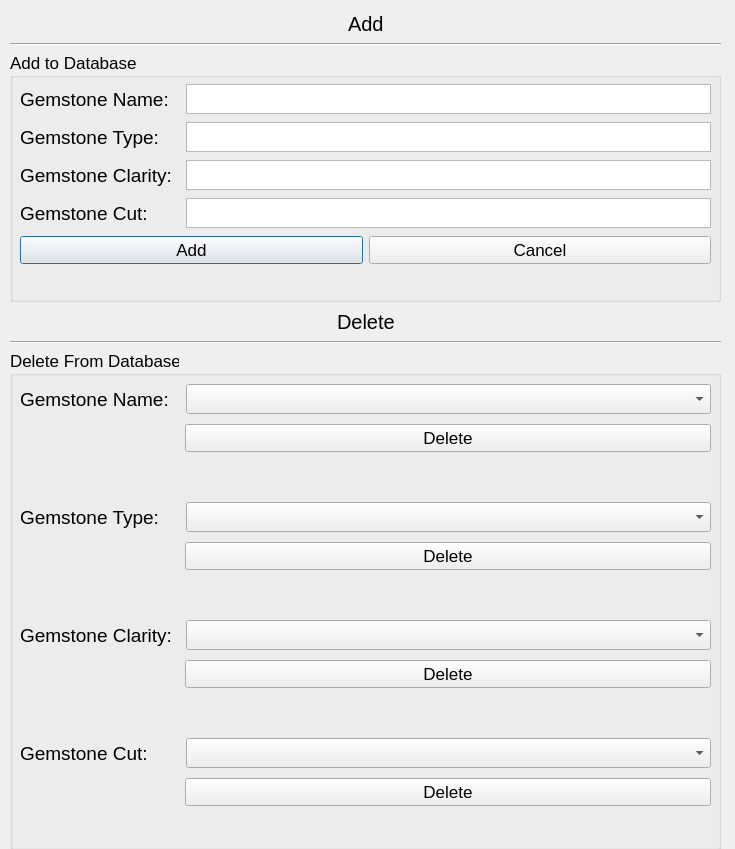
<?xml version="1.0" encoding="UTF-8"?>
<ui version="4.0">
 <class>Dialog</class>
 <widget class="QDialog" name="Dialog">
  <property name="geometry">
   <rect>
    <x>0</x>
    <y>0</y>
    <width>735</width>
    <height>849</height>
   </rect>
  </property>
  <property name="windowTitle">
   <string>Manage Gemstones</string>
  </property>
  <widget class="QWidget" name="verticalLayoutWidget_3">
   <property name="geometry">
    <rect>
     <x>10</x>
     <y>10</y>
     <width>711</width>
     <height>840</height>
    </rect>
   </property>
   <layout class="QVBoxLayout" name="verticalLayout_3">
    <item>
     <layout class="QHBoxLayout" name="horizontalLayout_10">
      <item>
       <spacer name="horizontalSpacer_9">
        <property name="orientation">
         <enum>Qt::Horizontal</enum>
        </property>
        <property name="sizeHint" stdset="0">
         <size>
          <width>40</width>
          <height>20</height>
         </size>
        </property>
       </spacer>
      </item>
      <item>
       <widget class="QLabel" name="label_9">
        <property name="font">
         <font>
          <pointsize>15</pointsize>
         </font>
        </property>
        <property name="text">
         <string>Add</string>
        </property>
       </widget>
      </item>
      <item>
       <spacer name="horizontalSpacer_10">
        <property name="orientation">
         <enum>Qt::Horizontal</enum>
        </property>
        <property name="sizeHint" stdset="0">
         <size>
          <width>40</width>
          <height>20</height>
         </size>
        </property>
       </spacer>
      </item>
     </layout>
    </item>
    <item>
     <widget class="Line" name="line">
      <property name="orientation">
       <enum>Qt::Horizontal</enum>
      </property>
     </widget>
    </item>
    <item>
     <widget class="QGroupBox" name="groupBox">
      <property name="sizePolicy">
       <sizepolicy hsizetype="Preferred" vsizetype="Fixed">
        <horstretch>0</horstretch>
        <verstretch>0</verstretch>
       </sizepolicy>
      </property>
      <property name="minimumSize">
       <size>
        <width>0</width>
        <height>250</height>
       </size>
      </property>
      <property name="maximumSize">
       <size>
        <width>16777215</width>
        <height>250</height>
       </size>
      </property>
      <property name="font">
       <font>
        <pointsize>13</pointsize>
       </font>
      </property>
      <property name="title">
       <string>Add to Database</string>
      </property>
      <widget class="QWidget" name="verticalLayoutWidget">
       <property name="geometry">
        <rect>
         <x>10</x>
         <y>30</y>
         <width>691</width>
         <height>185</height>
        </rect>
       </property>
       <layout class="QVBoxLayout" name="verticalLayout">
        <item>
         <layout class="QHBoxLayout" name="horizontalLayout">
          <item>
           <widget class="QLabel" name="gemstone_name_label">
            <property name="minimumSize">
             <size>
              <width>160</width>
              <height>0</height>
             </size>
            </property>
            <property name="maximumSize">
             <size>
              <width>160</width>
              <height>16777215</height>
             </size>
            </property>
            <property name="font">
             <font>
              <pointsize>14</pointsize>
             </font>
            </property>
            <property name="text">
             <string>Gemstone Name:</string>
            </property>
           </widget>
          </item>
          <item>
           <widget class="QPlainTextEdit" name="name_pt_edit">
            <property name="sizePolicy">
             <sizepolicy hsizetype="Expanding" vsizetype="Fixed">
              <horstretch>0</horstretch>
              <verstretch>30</verstretch>
             </sizepolicy>
            </property>
            <property name="minimumSize">
             <size>
              <width>0</width>
              <height>30</height>
             </size>
            </property>
            <property name="maximumSize">
             <size>
              <width>16777215</width>
              <height>30</height>
             </size>
            </property>
            <property name="verticalScrollBarPolicy">
             <enum>Qt::ScrollBarAlwaysOff</enum>
            </property>
            <property name="horizontalScrollBarPolicy">
             <enum>Qt::ScrollBarAlwaysOff</enum>
            </property>
           </widget>
          </item>
         </layout>
        </item>
        <item>
         <layout class="QHBoxLayout" name="horizontalLayout_3">
          <item>
           <widget class="QLabel" name="gemstone_type_label">
            <property name="minimumSize">
             <size>
              <width>160</width>
              <height>0</height>
             </size>
            </property>
            <property name="maximumSize">
             <size>
              <width>160</width>
              <height>16777215</height>
             </size>
            </property>
            <property name="font">
             <font>
              <pointsize>14</pointsize>
             </font>
            </property>
            <property name="text">
             <string>Gemstone Type:</string>
            </property>
           </widget>
          </item>
          <item>
           <widget class="QPlainTextEdit" name="type_pt_edit">
            <property name="sizePolicy">
             <sizepolicy hsizetype="Expanding" vsizetype="Fixed">
              <horstretch>0</horstretch>
              <verstretch>0</verstretch>
             </sizepolicy>
            </property>
            <property name="minimumSize">
             <size>
              <width>0</width>
              <height>30</height>
             </size>
            </property>
            <property name="maximumSize">
             <size>
              <width>16777215</width>
              <height>30</height>
             </size>
            </property>
            <property name="verticalScrollBarPolicy">
             <enum>Qt::ScrollBarAlwaysOff</enum>
            </property>
            <property name="horizontalScrollBarPolicy">
             <enum>Qt::ScrollBarAlwaysOff</enum>
            </property>
           </widget>
          </item>
         </layout>
        </item>
        <item>
         <layout class="QHBoxLayout" name="horizontalLayout_4">
          <item>
           <widget class="QLabel" name="gemstone_clarity_label">
            <property name="minimumSize">
             <size>
              <width>160</width>
              <height>0</height>
             </size>
            </property>
            <property name="maximumSize">
             <size>
              <width>160</width>
              <height>16777215</height>
             </size>
            </property>
            <property name="font">
             <font>
              <pointsize>14</pointsize>
             </font>
            </property>
            <property name="text">
             <string>Gemstone Clarity:</string>
            </property>
           </widget>
          </item>
          <item>
           <widget class="QPlainTextEdit" name="clarity_pt_edit">
            <property name="sizePolicy">
             <sizepolicy hsizetype="Expanding" vsizetype="Fixed">
              <horstretch>0</horstretch>
              <verstretch>0</verstretch>
             </sizepolicy>
            </property>
            <property name="minimumSize">
             <size>
              <width>0</width>
              <height>30</height>
             </size>
            </property>
            <property name="maximumSize">
             <size>
              <width>16777215</width>
              <height>30</height>
             </size>
            </property>
            <property name="verticalScrollBarPolicy">
             <enum>Qt::ScrollBarAlwaysOff</enum>
            </property>
            <property name="horizontalScrollBarPolicy">
             <enum>Qt::ScrollBarAlwaysOff</enum>
            </property>
           </widget>
          </item>
         </layout>
        </item>
        <item>
         <layout class="QHBoxLayout" name="horizontalLayout_5">
          <item>
           <widget class="QLabel" name="gemstone_cut_label">
            <property name="minimumSize">
             <size>
              <width>160</width>
              <height>0</height>
             </size>
            </property>
            <property name="maximumSize">
             <size>
              <width>160</width>
              <height>16777215</height>
             </size>
            </property>
            <property name="font">
             <font>
              <pointsize>14</pointsize>
             </font>
            </property>
            <property name="text">
             <string>Gemstone Cut:</string>
            </property>
           </widget>
          </item>
          <item>
           <widget class="QPlainTextEdit" name="cut_pt_edit">
            <property name="sizePolicy">
             <sizepolicy hsizetype="Expanding" vsizetype="Fixed">
              <horstretch>0</horstretch>
              <verstretch>0</verstretch>
             </sizepolicy>
            </property>
            <property name="minimumSize">
             <size>
              <width>0</width>
              <height>30</height>
             </size>
            </property>
            <property name="maximumSize">
             <size>
              <width>16777215</width>
              <height>30</height>
             </size>
            </property>
            <property name="verticalScrollBarPolicy">
             <enum>Qt::ScrollBarAlwaysOff</enum>
            </property>
            <property name="horizontalScrollBarPolicy">
             <enum>Qt::ScrollBarAlwaysOff</enum>
            </property>
           </widget>
          </item>
         </layout>
        </item>
        <item>
         <layout class="QHBoxLayout" name="horizontalLayout_2">
          <item>
           <widget class="QPushButton" name="add_button">
            <property name="font">
             <font>
              <pointsize>13</pointsize>
             </font>
            </property>
            <property name="text">
             <string>Add</string>
            </property>
           </widget>
          </item>
          <item>
           <widget class="QPushButton" name="cancel_button">
            <property name="font">
             <font>
              <pointsize>13</pointsize>
             </font>
            </property>
            <property name="text">
             <string>Cancel</string>
            </property>
           </widget>
          </item>
         </layout>
        </item>
       </layout>
      </widget>
     </widget>
    </item>
    <item>
     <layout class="QHBoxLayout" name="horizontalLayout_11">
      <item>
       <spacer name="horizontalSpacer_11">
        <property name="orientation">
         <enum>Qt::Horizontal</enum>
        </property>
        <property name="sizeHint" stdset="0">
         <size>
          <width>40</width>
          <height>20</height>
         </size>
        </property>
       </spacer>
      </item>
      <item>
       <widget class="QLabel" name="label_10">
        <property name="font">
         <font>
          <pointsize>15</pointsize>
         </font>
        </property>
        <property name="text">
         <string>Delete</string>
        </property>
       </widget>
      </item>
      <item>
       <spacer name="horizontalSpacer_12">
        <property name="orientation">
         <enum>Qt::Horizontal</enum>
        </property>
        <property name="sizeHint" stdset="0">
         <size>
          <width>40</width>
          <height>20</height>
         </size>
        </property>
       </spacer>
      </item>
     </layout>
    </item>
    <item>
     <widget class="Line" name="line_2">
      <property name="orientation">
       <enum>Qt::Horizontal</enum>
      </property>
     </widget>
    </item>
    <item>
     <widget class="QGroupBox" name="groupBox_2">
      <property name="sizePolicy">
       <sizepolicy hsizetype="Preferred" vsizetype="Fixed">
        <horstretch>0</horstretch>
        <verstretch>0</verstretch>
       </sizepolicy>
      </property>
      <property name="minimumSize">
       <size>
        <width>0</width>
        <height>500</height>
       </size>
      </property>
      <property name="maximumSize">
       <size>
        <width>16777215</width>
        <height>500</height>
       </size>
      </property>
      <property name="font">
       <font>
        <pointsize>13</pointsize>
       </font>
      </property>
      <property name="title">
       <string>Delete From Database</string>
      </property>
      <widget class="QWidget" name="verticalLayoutWidget_2">
       <property name="geometry">
        <rect>
         <x>10</x>
         <y>30</y>
         <width>691</width>
         <height>434</height>
        </rect>
       </property>
       <layout class="QVBoxLayout" name="verticalLayout_2">
        <item>
         <layout class="QHBoxLayout" name="horizontalLayout_6">
          <item>
           <widget class="QLabel" name="label_5">
            <property name="minimumSize">
             <size>
              <width>160</width>
              <height>0</height>
             </size>
            </property>
            <property name="maximumSize">
             <size>
              <width>160</width>
              <height>16777215</height>
             </size>
            </property>
            <property name="font">
             <font>
              <pointsize>14</pointsize>
             </font>
            </property>
            <property name="text">
             <string>Gemstone Name:</string>
            </property>
           </widget>
          </item>
          <item>
           <widget class="QComboBox" name="name_combo_box">
            <property name="minimumSize">
             <size>
              <width>0</width>
              <height>30</height>
             </size>
            </property>
            <property name="maximumSize">
             <size>
              <width>16777215</width>
              <height>30</height>
             </size>
            </property>
            <property name="font">
             <font>
              <pointsize>14</pointsize>
             </font>
            </property>
           </widget>
          </item>
         </layout>
        </item>
        <item>
         <layout class="QHBoxLayout" name="horizontalLayout_13">
          <item>
           <spacer name="horizontalSpacer_3">
            <property name="orientation">
             <enum>Qt::Horizontal</enum>
            </property>
            <property name="sizeType">
             <enum>QSizePolicy::Fixed</enum>
            </property>
            <property name="sizeHint" stdset="0">
             <size>
              <width>165</width>
              <height>20</height>
             </size>
            </property>
           </spacer>
          </item>
          <item>
           <widget class="QPushButton" name="name_delete_button">
            <property name="font">
             <font>
              <pointsize>13</pointsize>
             </font>
            </property>
            <property name="text">
             <string>Delete</string>
            </property>
           </widget>
          </item>
         </layout>
        </item>
        <item>
         <spacer name="verticalSpacer">
          <property name="orientation">
           <enum>Qt::Vertical</enum>
          </property>
          <property name="sizeType">
           <enum>QSizePolicy::Fixed</enum>
          </property>
          <property name="sizeHint" stdset="0">
           <size>
            <width>20</width>
            <height>40</height>
           </size>
          </property>
         </spacer>
        </item>
        <item>
         <layout class="QHBoxLayout" name="horizontalLayout_7">
          <item>
           <widget class="QLabel" name="label_6">
            <property name="minimumSize">
             <size>
              <width>160</width>
              <height>0</height>
             </size>
            </property>
            <property name="maximumSize">
             <size>
              <width>160</width>
              <height>16777215</height>
             </size>
            </property>
            <property name="font">
             <font>
              <pointsize>14</pointsize>
             </font>
            </property>
            <property name="text">
             <string>Gemstone Type:</string>
            </property>
           </widget>
          </item>
          <item>
           <widget class="QComboBox" name="type_combo_box">
            <property name="minimumSize">
             <size>
              <width>0</width>
              <height>30</height>
             </size>
            </property>
            <property name="maximumSize">
             <size>
              <width>16777215</width>
              <height>30</height>
             </size>
            </property>
            <property name="font">
             <font>
              <pointsize>14</pointsize>
             </font>
            </property>
           </widget>
          </item>
         </layout>
        </item>
        <item>
         <layout class="QHBoxLayout" name="horizontalLayout_12">
          <item>
           <spacer name="horizontalSpacer">
            <property name="orientation">
             <enum>Qt::Horizontal</enum>
            </property>
            <property name="sizeType">
             <enum>QSizePolicy::Fixed</enum>
            </property>
            <property name="sizeHint" stdset="0">
             <size>
              <width>165</width>
              <height>20</height>
             </size>
            </property>
           </spacer>
          </item>
          <item>
           <widget class="QPushButton" name="type_delete_button">
            <property name="font">
             <font>
              <pointsize>13</pointsize>
             </font>
            </property>
            <property name="text">
             <string>Delete</string>
            </property>
           </widget>
          </item>
         </layout>
        </item>
        <item>
         <spacer name="verticalSpacer_2">
          <property name="orientation">
           <enum>Qt::Vertical</enum>
          </property>
          <property name="sizeType">
           <enum>QSizePolicy::Fixed</enum>
          </property>
          <property name="sizeHint" stdset="0">
           <size>
            <width>20</width>
            <height>40</height>
           </size>
          </property>
         </spacer>
        </item>
        <item>
         <layout class="QHBoxLayout" name="horizontalLayout_8">
          <item>
           <widget class="QLabel" name="label_7">
            <property name="minimumSize">
             <size>
              <width>160</width>
              <height>0</height>
             </size>
            </property>
            <property name="maximumSize">
             <size>
              <width>160</width>
              <height>16777215</height>
             </size>
            </property>
            <property name="font">
             <font>
              <pointsize>14</pointsize>
             </font>
            </property>
            <property name="text">
             <string>Gemstone Clarity:</string>
            </property>
           </widget>
          </item>
          <item>
           <widget class="QComboBox" name="clarity_combo_box">
            <property name="minimumSize">
             <size>
              <width>0</width>
              <height>30</height>
             </size>
            </property>
            <property name="maximumSize">
             <size>
              <width>16777215</width>
              <height>30</height>
             </size>
            </property>
            <property name="font">
             <font>
              <pointsize>14</pointsize>
             </font>
            </property>
           </widget>
          </item>
         </layout>
        </item>
        <item>
         <layout class="QHBoxLayout" name="horizontalLayout_14">
          <item>
           <spacer name="horizontalSpacer_5">
            <property name="orientation">
             <enum>Qt::Horizontal</enum>
            </property>
            <property name="sizeType">
             <enum>QSizePolicy::Fixed</enum>
            </property>
            <property name="sizeHint" stdset="0">
             <size>
              <width>165</width>
              <height>20</height>
             </size>
            </property>
           </spacer>
          </item>
          <item>
           <widget class="QPushButton" name="clarity_delete_button">
            <property name="font">
             <font>
              <pointsize>13</pointsize>
             </font>
            </property>
            <property name="text">
             <string>Delete</string>
            </property>
           </widget>
          </item>
         </layout>
        </item>
        <item>
         <spacer name="verticalSpacer_3">
          <property name="orientation">
           <enum>Qt::Vertical</enum>
          </property>
          <property name="sizeType">
           <enum>QSizePolicy::Fixed</enum>
          </property>
          <property name="sizeHint" stdset="0">
           <size>
            <width>20</width>
            <height>40</height>
           </size>
          </property>
         </spacer>
        </item>
        <item>
         <layout class="QHBoxLayout" name="horizontalLayout_9">
          <item>
           <widget class="QLabel" name="label_8">
            <property name="minimumSize">
             <size>
              <width>160</width>
              <height>0</height>
             </size>
            </property>
            <property name="maximumSize">
             <size>
              <width>160</width>
              <height>16777215</height>
             </size>
            </property>
            <property name="font">
             <font>
              <pointsize>14</pointsize>
             </font>
            </property>
            <property name="text">
             <string>Gemstone Cut:</string>
            </property>
           </widget>
          </item>
          <item>
           <widget class="QComboBox" name="cut_combo_box">
            <property name="minimumSize">
             <size>
              <width>0</width>
              <height>30</height>
             </size>
            </property>
            <property name="maximumSize">
             <size>
              <width>16777215</width>
              <height>30</height>
             </size>
            </property>
            <property name="font">
             <font>
              <pointsize>14</pointsize>
             </font>
            </property>
           </widget>
          </item>
         </layout>
        </item>
        <item>
         <layout class="QHBoxLayout" name="horizontalLayout_15">
          <item>
           <spacer name="horizontalSpacer_7">
            <property name="orientation">
             <enum>Qt::Horizontal</enum>
            </property>
            <property name="sizeType">
             <enum>QSizePolicy::Fixed</enum>
            </property>
            <property name="sizeHint" stdset="0">
             <size>
              <width>165</width>
              <height>20</height>
             </size>
            </property>
           </spacer>
          </item>
          <item>
           <widget class="QPushButton" name="cut_delete_button">
            <property name="font">
             <font>
              <pointsize>13</pointsize>
             </font>
            </property>
            <property name="text">
             <string>Delete</string>
            </property>
           </widget>
          </item>
         </layout>
        </item>
       </layout>
      </widget>
     </widget>
    </item>
   </layout>
  </widget>
 </widget>
 <resources/>
 <connections/>
</ui>
